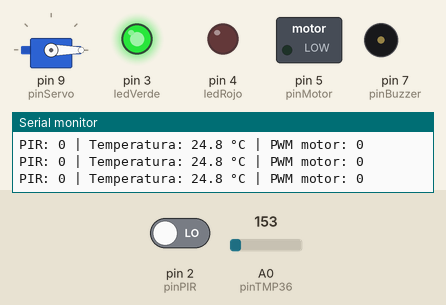
The sketch below on a simulated Arduino Uno, built with avr-gcc and run on an emulated ATmega328P. Parts: servo, switched loads named in the sketch (green lamp = pin HIGH), output pins drawn as LEDs (lit = HIGH), buzzer (waves = sounding), the last lines printed to the serial monitor. The test bench sets the inputs (shaded band); at power-on: A0 (pinTMP36) = 153, pin 2 (pinPIR) LOW.

Above: at 1.3 s.
1.4 s: A0 (pinTMP36) set to 154
At 2.1 s:
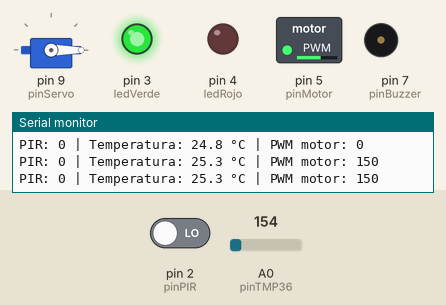
3.0 s: pin 2 (pinPIR) driven HIGH
At 3.4 s:
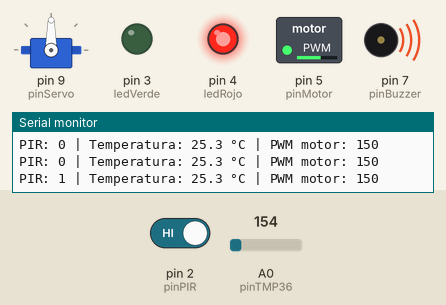
4.5 s: A0 (pinTMP36) set to 165
At 5.7 s:
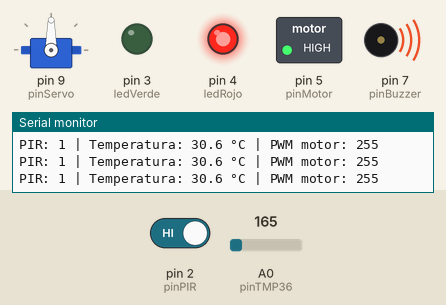
6.0 s: pin 2 (pinPIR) driven LOW
At 7.1 s:
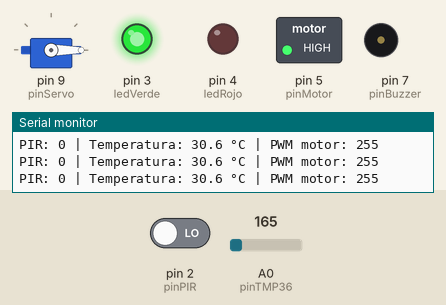
Timing chart, 0 to 8.5 s (numbered marks = the images above; inputs shaded):
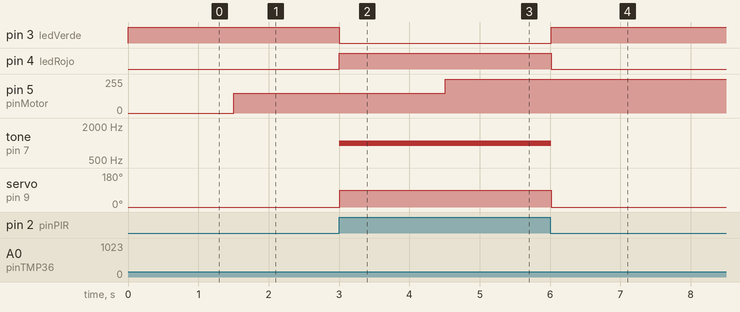

Measured:
- the behaviour switches between 153 and 154 on A0 (pinTMP36) (found by bisection; images 0 and 1)
- after the input at 1.4 s, pin 5 (pinMotor): 0/255 → 150/255 after 0.10 s
- after the input at 3.0 s, pin 3 (ledVerde): HIGH → LOW at once; pin 4 (ledRojo): LOW → HIGH at once; tone on pin 7 (pinBuzzer): silent → 1000 Hz at once; servo on pin 9 (pinServo): 0° → 90° at once
- after the input at 4.5 s, pin 5 (pinMotor): 150/255 → 255/255 at once
- after the input at 6.0 s, pin 3 (ledVerde): LOW → HIGH at once; pin 4 (ledRojo): HIGH → LOW at once; tone on pin 7 (pinBuzzer): 1000 Hz → silent at once; servo on pin 9 (pinServo): 90° → 0° at once

The sketch:

semana-11.ino
```cpp
#include <Servo.h>
Servo puerta;
const int pinPIR = 2;
const int ledVerde = 3;
const int ledRojo = 4;
const int pinMotor = 5;
const int pinBuzzer = 7;
const int pinServo = 9;
const int pinTMP36 = A0;
int movimiento = LOW;
int lecturaTemperatura = 0;
int pwmMotor = 0;
float voltaje = 0.0;
float temperatura = 0.0;
void setup() {
  pinMode(pinPIR, INPUT);
  pinMode(ledVerde, OUTPUT);
  pinMode(ledRojo, OUTPUT);
  pinMode(pinMotor, OUTPUT);
  pinMode(pinBuzzer, OUTPUT);
  puerta.attach(pinServo);
  puerta.write(0);
  Serial.begin(9600);
}
void loop() {
  // ENTRADAS
  movimiento = digitalRead(pinPIR);
  lecturaTemperatura = analogRead(pinTMP36);
  voltaje = lecturaTemperatura * (5.0 / 1023.0);
  temperatura = (voltaje - 0.5) * 100.0;
  // SUBSISTEMA DE SEGURIDAD
  if (movimiento == HIGH) {
    digitalWrite(ledVerde, LOW);
    digitalWrite(ledRojo, HIGH);
    tone(pinBuzzer, 1000);
    puerta.write(90);
  } else {
    digitalWrite(ledVerde, HIGH);
    digitalWrite(ledRojo, LOW);
    noTone(pinBuzzer);
    puerta.write(0);
  }
  // SUBSISTEMA AMBIENTAL
  if (temperatura < 25.0) {
    pwmMotor = 0;
  } else if (temperatura <= 30.0) {
    pwmMotor = 150;
  } else {
    pwmMotor = 255;
  }
  analogWrite(pinMotor, pwmMotor);
  // INFORMACIÓN PARA LAS PRUEBAS
  Serial.print("PIR: ");
  Serial.print(movimiento);
  Serial.print(" | Temperatura: ");
  Serial.print(temperatura, 1);
  Serial.print(" °C | PWM motor: ");
  Serial.println(pwmMotor);
  delay(500);
}
```
